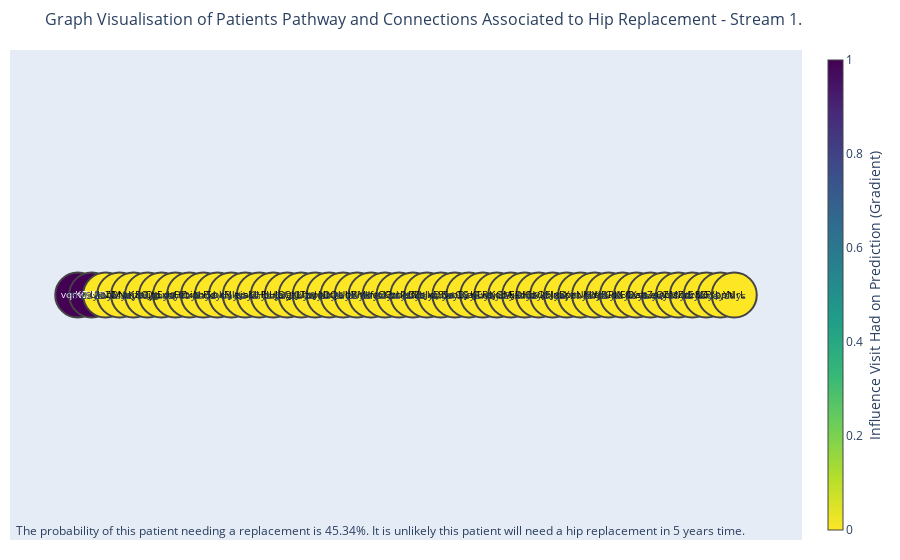

The notebook cell saved with this chart:
### Code cell
# Generate edge_x and edge_y
edge_x = []
edge_y = []

for _, row in edge_pos_df.iterrows():
    edge_x.extend([row['x0'], row['x1'], None])
    edge_y.extend([row['y0'], row['y1'], None])

# Create edge_trace
edge_trace = go.Scatter(
    x=edge_x,
    y=edge_y,
    line=dict(width=0.5, color='#888'),
    hoverinfo='none',  # Disable hover info for lines
    mode='lines'
)

# Generate node_x and node_y lists
node_x = pos_df['x'].tolist()
node_y = pos_df['y'].tolist()
node_labels = merged_pos_df['ReadCode'].tolist()
node_hover_text = merged_pos_df['ReadCode_descript'].tolist()


# Map the text colour based on the colour of the node so that it can be read
def text_color_mapping(numbers):
    return ['black' if num < 0.5 else 'white' for num in numbers]

text_colors = text_color_mapping(merged_pos_df['norm_timestep_ave_grad'].to_list())

# Create node_trace with static labels and hover text
node_trace = go.Scatter(
    x=node_x,
    y=node_y,
    mode='markers+text',
    text=node_labels,  # Static labels for nodes
    textposition='middle center', 
    textfont=dict(
        size=10,
        color=text_colors  # Set color for edge text
    ),
    hoverinfo='text',  # Configure hover info
    marker=dict(
        showscale=True,
        colorscale='Viridis',
        reversescale=True,
        color='black',
        size=45,
        colorbar=dict(
            thickness=15,
            title='Influence Visit Had on Prediction (Gradient)',
            xanchor='left',
            titleside='right'
        ),
        line_width=2
    ),
    # Add hover text as a separate trace if needed
    hovertext=node_hover_text
)

node_trace.marker.color = merged_pos_df['norm_timestep_ave_grad'].to_list() # colour the markers based on the number of node connections


# Calculate midpoints for annotations (optional)
annotations = []
for _, row in edge_pos_df.iterrows():
    mid_x = (row['x0'] + row['x1']) / 2
    mid_y = (row['y0'] + row['y1']) / 2
    annotations.append(
        dict(
            x=mid_x,
            y=mid_y,
            text=f"{int(round(row['time_between']*30.4167,0))} days",
            showarrow=False,
            font=dict(size=10),
            align="center"
        )
    )

if outcome == 'hip':
    out_print = f'Patient will likely need a hip replacement in {years_in_advance} years time.'
else:
    out_print = f'It is unlikely this patient will need a hip replacement in {years_in_advance} years time.'
stream_num = '1'

proba_of_replace = 1/ (1+np.exp(logits)) # use sigmoid to convert logits to probs
annotations.append(dict(
                    text=f"The probability of this patient needing a replacement is {round(proba_of_replace.item()*100,2)}%. {out_print}",
                    showarrow=False,
                    xref="paper", yref="paper",
                    x=0.005, y=-0.002 ))

# Create the figure
fig = go.Figure(data=[edge_trace, node_trace],
                layout=go.Layout(
                    title=f'Graph Visualisation of Patients Pathway and Connections Associated to Hip Replacement - Stream {stream_num}.',
                    titlefont_size=16,
                    showlegend=False,
                    hovermode='closest',
                    margin=dict(b=20, l=10, r=5, t=50),
                    annotations=annotations,
                    xaxis=dict(showgrid=False, zeroline=False, showticklabels=False),
                    yaxis=dict(showgrid=False, zeroline=False, showticklabels=False))
                )

if ((proba_of_replace.item() > 0.5) and (outcome != 'hip')) or ((proba_of_replace.item()) < 0.5) and (outcome == 'hip'):
    print("Model predicted incorrectly")

fig.show()

### Figure 1 — Plotly figure (JSON) as saved in the notebook; plotly's stock layout.template omitted (floating-point values rounded to 4 significant figures; data arrays with more than 128 entries replaced by an {"elided": "..."} marker saying what was removed)
{"data": [{"hoverinfo": "none", "line": {"color": "#888", "width": 0.5}, "mode": "lines", "type": "scatter", "x": {"elided": "141 int values"}, "y": {"elided": "141 int values"}}, {"hoverinfo": "text", "hovertext": ["433 ReadCode descript here", "75 ReadCode descript here", "48 ReadCode descript here", "157 ReadCode descript here", "466 ReadCode descript here", "500 ReadCode descript here", "149 ReadCode descript here", "279 ReadCode descript here", "309 ReadCode descript here", "374 ReadCode descript here", "179 ReadCode descript here", "198 ReadCode descript here", "194 ReadCode descript here", "457 ReadCode descript here", "465 ReadCode descript here", "160 ReadCode descript here", "488 ReadCode descript here", "397 ReadCode descript here", "393 ReadCode descript here", "77 ReadCode descript here", "263 ReadCode descript here", "420 ReadCode descript here", "119 ReadCode descript here", "475 ReadCode descript here", "346 ReadCode descript here", "80 ReadCode descript here", "218 ReadCode descript here", "180 ReadCode descript here", "230 ReadCode descript here", "69 ReadCode descript here", "510 ReadCode descript here", "21 ReadCode descript here", "30 ReadCode descript here", "364 ReadCode descript here", "80 ReadCode descript here", "186 ReadCode descript here", "352 ReadCode descript here", "425 ReadCode descript here", "139 ReadCode descript here", "211 ReadCode descript here", "372 ReadCode descript here", "57 ReadCode descript here", "97 ReadCode descript here", "219 ReadCode descript here", "406 ReadCode descript here", "295 ReadCode descript here", "431 ReadCode descript here", "418 ReadCode descript here"], "marker": {"color": [1, 1, 0, 0, 0, 0, 0, 0, 0, 0, 0, 0, 0, 0, 0, 0, 0, 0, 0, 0, 0, 0, 0, 0, 0, 0, 0, 0, 0, 0, 0, 0, 0, 0, 0, 0, 0, 0, 0, 0, 0, 0, 0, 0, 0, 0, 0, 0], "colorbar": {"thickness": 15, "title": {"side": "right", "text": "Influence Visit Had on Prediction (Gradient)"}, "xanchor": "left"}, "colorscale": [[0, "#440154"], [0.1111, "#482878"], [0.2222, "#3e4989"], [0.3333, "#31688e"], [0.4444, "#26828e"], [0.5556, "#1f9e89"], [0.6667, "#35b779"], [0.7778, "#6ece58"], [0.8889, "#b5de2b"], [1, "#fde725"]], "line": {"width": 2}, "reversescale": true, "showscale": true, "size": 45}, "mode": "markers+text", "text": ["vqmOK", "KORWL", "UIobM", "ZDraK", "NajRO", "zaQgi", "jhEoq", "xhOtt", "HZxun", "iNxSs", "FxbkN", "rFJlw", "ejsKl", "aUHbH", "FIuJD", "IaQrJ", "gKLhw", "TboNt", "JuDQa", "crUbY", "lIRhH", "VkfsC", "voKhr", "GzbeD", "PzfZs", "kbJxD", "kqSSa", "fwoEy", "GCajL", "KTRsj", "wKooA", "GMjxd", "EDHdv", "GsQFI", "kbJxD", "napnt", "XeNHd", "KIYjR", "axCoX", "PKEGv", "fIXso", "ahZan", "eQbis", "ZMZrE", "hdzbZ", "SIuYI", "FsppN", "YtlrL"], "textfont": {"color": ["white", "white", "black", "black", "black", "black", "black", "black", "black", "black", "black", "black", "black", "black", "black", "black", "black", "black", "black", "black", "black", "black", "black", "black", "black", "black", "black", "black", "black", "black", "black", "black", "black", "black", "black", "black", "black", "black", "black", "black", "black", "black", "black", "black", "black", "black", "black", "black"], "size": 10}, "textposition": "middle center", "type": "scatter", "x": [0, 1, 2, 3, 4, 5, 6, 7, 8, 9, 10, 11, 12, 13, 14, 15, 16, 17, 18, 19, 20, 21, 22, 23, 24, 25, 26, 27, 28, 29, 30, 31, 32, 33, 34, 35, 36, 37, 38, 39, 40, 41, 42, 43, 44, 45, 46, 47], "y": [0, 0, 0, 0, 0, 0, 0, 0, 0, 0, 0, 0, 0, 0, 0, 0, 0, 0, 0, 0, 0, 0, 0, 0, 0, 0, 0, 0, 0, 0, 0, 0, 0, 0, 0, 0, 0, 0, 0, 0, 0, 0, 0, 0, 0, 0, 0, 0]}], "layout": {"annotations": [{"align": "center", "font": {"size": 10}, "showarrow": false, "text": "19 days", "x": 0.5, "y": 0}, {"align": "center", "font": {"size": 10}, "showarrow": false, "text": "29 days", "x": 1.5, "y": 0}, {"align": "center", "font": {"size": 10}, "showarrow": false, "text": "23 days", "x": 2.5, "y": 0}, {"align": "center", "font": {"size": 10}, "showarrow": false, "text": "1 days", "x": 3.5, "y": 0}, {"align": "center", "font": {"size": 10}, "showarrow": false, "text": "30 days", "x": 4.5, "y": 0}, {"align": "center", "font": {"size": 10}, "showarrow": false, "text": "16 days", "x": 5.5, "y": 0}, {"align": "center", "font": {"size": 10}, "showarrow": false, "text": "1 days", "x": 6.5, "y": 0}, {"align": "center", "font": {"size": 10}, "showarrow": false, "text": "18 days", "x": 7.5, "y": 0}, {"align": "center", "font": {"size": 10}, "showarrow": false, "text": "10 days", "x": 8.5, "y": 0}, {"align": "center", "font": {"size": 10}, "showarrow": false, "text": "7 days", "x": 9.5, "y": 0}, {"align": "center", "font": {"size": 10}, "showarrow": false, "text": "19 days", "x": 10.5, "y": 0}, {"align": "center", "font": {"size": 10}, "showarrow": false, "text": "14 days", "x": 11.5, "y": 0}, {"align": "center", "font": {"size": 10}, "showarrow": false, "text": "24 days", "x": 12.5, "y": 0}, {"align": "center", "font": {"size": 10}, "showarrow": false, "text": "17 days", "x": 13.5, "y": 0}, {"align": "center", "font": {"size": 10}, "showarrow": false, "text": "1 days", "x": 14.5, "y": 0}, {"align": "center", "font": {"size": 10}, "showarrow": false, "text": "27 days", "x": 15.5, "y": 0}, {"align": "center", "font": {"size": 10}, "showarrow": false, "text": "23 days", "x": 16.5, "y": 0}, {"align": "center", "font": {"size": 10}, "showarrow": false, "text": "20 days", "x": 17.5, "y": 0}, {"align": "center", "font": {"size": 10}, "showarrow": false, "text": "23 days", "x": 18.5, "y": 0}, {"align": "center", "font": {"size": 10}, "showarrow": false, "text": "26 days", "x": 19.5, "y": 0}, {"align": "center", "font": {"size": 10}, "showarrow": false, "text": "26 days", "x": 20.5, "y": 0}, {"align": "center", "font": {"size": 10}, "showarrow": false, "text": "29 days", "x": 21.5, "y": 0}, {"align": "center", "font": {"size": 10}, "showarrow": false, "text": "24 days", "x": 22.5, "y": 0}, {"align": "center", "font": {"size": 10}, "showarrow": false, "text": "24 days", "x": 23.5, "y": 0}, {"align": "center", "font": {"size": 10}, "showarrow": false, "text": "30 days", "x": 24.5, "y": 0}, {"align": "center", "font": {"size": 10}, "showarrow": false, "text": "21 days", "x": 25.5, "y": 0}, {"align": "center", "font": {"size": 10}, "showarrow": false, "text": "1 days", "x": 26.5, "y": 0}, {"align": "center", "font": {"size": 10}, "showarrow": false, "text": "24 days", "x": 27.5, "y": 0}, {"align": "center", "font": {"size": 10}, "showarrow": false, "text": "28 days", "x": 28.5, "y": 0}, {"align": "center", "font": {"size": 10}, "showarrow": false, "text": "8 days", "x": 29.5, "y": 0}, {"align": "center", "font": {"size": 10}, "showarrow": false, "text": "9 days", "x": 30.5, "y": 0}, {"align": "center", "font": {"size": 10}, "showarrow": false, "text": "25 days", "x": 31.5, "y": 0}, {"align": "center", "font": {"size": 10}, "showarrow": false, "text": "8 days", "x": 32.5, "y": 0}, {"align": "center", "font": {"size": 10}, "showarrow": false, "text": "15 days", "x": 33.5, "y": 0}, {"align": "center", "font": {"size": 10}, "showarrow": false, "text": "5 days", "x": 34.5, "y": 0}, {"align": "center", "font": {"size": 10}, "showarrow": false, "text": "26 days", "x": 35.5, "y": 0}, {"align": "center", "font": {"size": 10}, "showarrow": false, "text": "11 days", "x": 36.5, "y": 0}, {"align": "center", "font": {"size": 10}, "showarrow": false, "text": "27 days", "x": 37.5, "y": 0}, {"align": "center", "font": {"size": 10}, "showarrow": false, "text": "25 days", "x": 38.5, "y": 0}, {"align": "center", "font": {"size": 10}, "showarrow": false, "text": "11 days", "x": 39.5, "y": 0}, {"align": "center", "font": {"size": 10}, "showarrow": false, "text": "11 days", "x": 40.5, "y": 0}, {"align": "center", "font": {"size": 10}, "showarrow": false, "text": "8 days", "x": 41.5, "y": 0}, {"align": "center", "font": {"size": 10}, "showarrow": false, "text": "16 days", "x": 42.5, "y": 0}, {"align": "center", "font": {"size": 10}, "showarrow": false, "text": "17 days", "x": 43.5, "y": 0}, {"align": "center", "font": {"size": 10}, "showarrow": false, "text": "18 days", "x": 44.5, "y": 0}, {"align": "center", "font": {"size": 10}, "showarrow": false, "text": "7 days", "x": 45.5, "y": 0}, {"align": "center", "font": {"size": 10}, "showarrow": false, "text": "12 days", "x": 46.5, "y": 0}, {"showarrow": false, "text": "The probability of this patient needing a replacement is 45.34%. It is unlikely this patient will need a hip replacement in 5 years time.", "x": 0.005, "xref": "paper", "y": -0.002, "yref": "paper"}], "hovermode": "closest", "margin": {"b": 20, "l": 10, "r": 5, "t": 50}, "showlegend": false, "title": {"font": {"size": 16}, "text": "Graph Visualisation of Patients Pathway and Connections Associated to Hip Replacement - Stream 1."}, "xaxis": {"showgrid": false, "showticklabels": false, "zeroline": false}, "yaxis": {"showgrid": false, "showticklabels": false, "zeroline": false}}}
